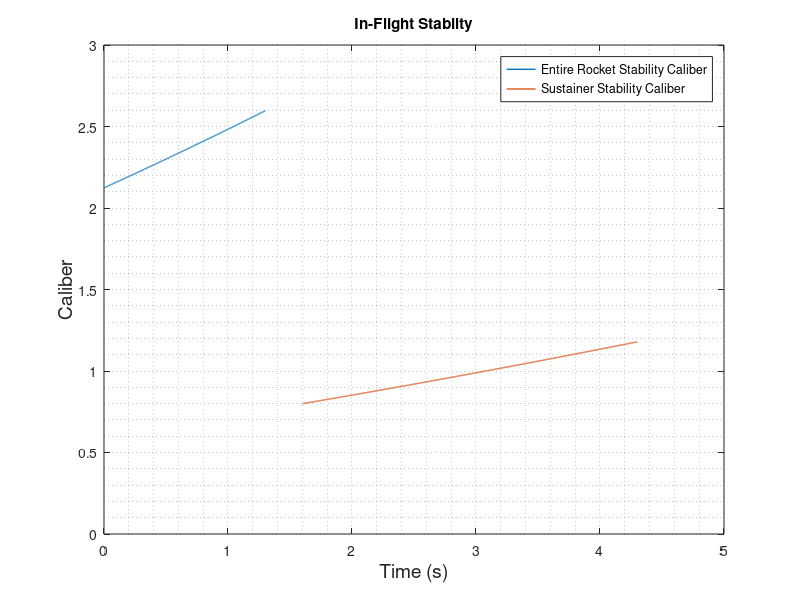

Write MATLAB code to recreate this figure.
% Calculated the CG, CP and plots the caliber of a 2 stage rocket

% Mass in kilograms (kg)
% Distance in meters (m)
% Time in seconds (s)


% Time Resolution
res = 1000;

% Booster and Sustainer Time Values
Tboost     = 1.3;   
Tsust      = 3.0;   

%% Lengths: In Meters (m)
% Main Components:
Lnosecone        = .240;  
Lshoulder        = .310;
Lebay            = .200;
Lsustbodytube    = .330; 
Lforwardfins     = .130;
Lstagingcoupler  = .135;
Lboosterbodytube = .448;
Laftfins         = .115;
Lboost           = .187;    
Lsust            = .187;

% Internal electronics (m)  
Lbattery       = 0.0265;      
%Laltimeter     = 0.0996;
%LSEDSaltimeter = 0.06985;
%Lswitch        = 0.01;

% Internal pieces (m)
Ldrogueparachute  = 0.04;
Lmainparachute    = 0.08;  
Lboosterparachute = 0.06;

% Coupler BodyTube Pieces
LcouplerBodyTubeEbay  = .025;  %(m)
LcouplerBodyTubeStage = .025;
% Motor Hang
sustmotorhang  = .0458;
boostmotorhang = .0359; 

%% Distances: Centroid Calculations from the Tip of Nosecone to the middle of the component


% Main Components: 
Dnosecone        = Lnosecone*.666;
Dshoulder        = Lnosecone + Lshoulder/2;
Debay            = Dshoulder + Lshoulder/2  + LcouplerBodyTubeEbay/2;
Dsustbodytube    = Debay + LcouplerBodyTubeEbay/2 + Lsustbodytube/2;
Dforwardfins     = Dsustbodytube + Lsustbodytube/2 - Lforwardfins/2 - .015;
Dstagingcoupler  = Dsustbodytube + Lsustbodytube/2 + LcouplerBodyTubeStage/2;
Dsust            = Dstagingcoupler - LcouplerBodyTubeStage/2 - Lsust/2 + sustmotorhang;
Dboosterbodytube = Dstagingcoupler + LcouplerBodyTubeStage/2 + Lboosterbodytube/2;
Daftfins         = Dstagingcoupler + LcouplerBodyTubeStage/2 + Lboosterbodytube - Laftfins/2 - .005;
Dboost           = Dstagingcoupler + LcouplerBodyTubeStage/2 + Lboosterbodytube - Lboost/2 + boostmotorhang; 

% Internal Components: Marks the beginning of the Component
xbattery            = 0.02;    % From forward of E-Bay Bulk Plate
%xaltimeter          = 0.03;    % From forward of E-Bay Bulk Plate
%xswitch             = 0.02;    % From forward of E-Bay Bulk Plate
%xSEDSaltimeter      = 0.22;    % From forward of Nosecone

xmainparachute       = 0.12;       % From forward Shoulder Forward
xdrogueparachute      = 0.10;    % From aft of E-Bay Bulk Plate
xboosterparachute     = 0.12 - .085;      % From aft of Coupler Bulk Plate

%xcenteringring1     = 0.25;   % From aft of Sustainer Body Tube (-)
%xcenteringring2     = 0.08;   % From aft of Sustainer Body Tube (-)
%xcenteringring3     = 0.01;   % From aft of Booster Body Tube (-)
%xcenteringring4     = 0.12;   % From aft of Booster Body Tube (-)

% Internal Electronics:
Dbattery       = Debay - Lebay/2 + xbattery + Lbattery/2;       % Offset from E-Bay Forward Bulk Plate 
%Daltimeter     = Lnosecone + xaltimeter + Laltimeter/2;   % Offset from E-Bay Forward Bulk Plate
%Dswitch        = Lnosecone + xswitch + Lswitch/2;         % Offset from E-Bay Forward Bulk Plate
%DSEDSaltimeter = xSEDSaltimeter + LSEDSaltimeter/2;       % Offset from Nose Cone Forward

% Recovery Components:

Ddrogueparachute    = Debay + Lebay/2 + xdrogueparachute + Ldrogueparachute/2 - .07;                                                                % Offset from Nosecone Forward
Dmainparachute      = Lnosecone + xmainparachute + Lmainparachute/2;                                                % Offset from E-bay Aft
Dboosterparachute   = Dstagingcoupler + LcouplerBodyTubeStage/2 + Lstagingcoupler/2 + xboosterparachute + Lboosterparachute/2;   % Offset from Staging Coupler Aft


% Engine Retainment:
%Dcenteringring1      = Dsustbodytube + Lsustbodytube/2 - xcenteringring1;       % Offset from Sustainer Body Tube Aft
%Dcenteringring2      = Dsustbodytube + Lsustbodytube/2 - xcenteringring2;       % Offset from Sustainer Body Tube Aft
%Dcenteringring3      = Dboosterbodytube + Lsustbodytube/2 - xcenteringring3;    % Offset from Booster Body Tube Aft
%Dcenteringring4      = Dboosterbodytube + Lsustbodytube/2 - xcenteringring4;    % Offset from Booster Body Tube Aft


%% Masses (kg)
% Mass of Components
Mnosecone        = .113;
Mshoulder        = .125;
Mebay            = .401; % With a payload of 4 bolts at 180 grams total

Msustbodytube    = .080;
Mforwardfins     = .030;
Mstagingcoupler  = .083;    
Mboosterbodytube = .114;    
Maftfins         = .030;   
Mboostinit       = .194 + .077;    % Initial mass of booster
Msustinit        = .198 + .081;    % Initial mass of sustainer 
Mboostprop       = .082;    % Mass of total propellant
Msustprop        = .087;    % Mass of total propellant


% Internal electronics (kg)  
Mbattery       = 0.045;      
Maltimeter     = 0.000;
MSEDSaltimeter = 0.000;
Mswitch        = 0.000;

% Internal pieces (kg)
Mdrogueparachute    = .025;
Mmainparachute      = .078;
Mboosterparachute   = .043;   

Mcenteringring      = 0;

%% Create a vector of values of the Center of Gravity through the entire flight

% Create array CG that follows the whole 
% rocket from launch till booster seperation

tb      = linspace(0,Tboost,res);             % 1000 different times of flight from 0 to .7 seconds
Mboost  = Mboostinit-(Mboostprop/Tboost)*tb;  % Mass of the booster during flight
CGBoost = Mboost.*Dboost;                     % Center of Gravity of booster during flight


Mtot    = Mboost + Msustinit + Mnosecone + Mshoulder + Mebay + Msustbodytube + Mforwardfins + Mstagingcoupler + Mboosterbodytube...               % Total mass of sustainer and
    + Maftfins + Mbattery + Maltimeter + MSEDSaltimeter + Mswitch + Mdrogueparachute + Mboosterparachute + Mmainparachute + 4*Mcenteringring;     % booster through flight

CGboostsust      = (CGBoost + Dnosecone*Mnosecone + Dshoulder*Mshoulder + Debay*Mebay + Dsustbodytube*Msustbodytube + Dforwardfins*Mforwardfins...         % Center of gravity of entire rocket
        + Dstagingcoupler*Mstagingcoupler + Dsust*Msustinit + Dboosterbodytube*Mboosterbodytube + Daftfins*Maftfins + Mbattery*Dbattery...        % through flight before seperation
        + Mdrogueparachute*Ddrogueparachute + Mboosterparachute*Dboosterparachute...
        + Mmainparachute*Dmainparachute)./Mtot;   

% Create vector CGsust that follows the sustainer after booster
% seperation until sustainer burnout when mass stops changing

ts      = linspace(0,Tsust,res);              % 1000 different times of flight from 0 to 1.4 seconds
Msust   = Msustinit - (Msustprop/Tsust)*ts;   % Mass of sustainer during flight
CGSust  = Msust.*Dsust;                       % Center of Gravity of sustainer during flight

Mtot2   = Msust + Mnosecone + Mshoulder + Mebay + Msustbodytube + Mforwardfins + Mbattery + Maltimeter...                                 % Total mass of sustainer through flight
        + MSEDSaltimeter + Mswitch + Mdrogueparachute + Mmainparachute + 2*Mcenteringring;                                                % after booster seperation
              
CG2     = (CGSust + Dnosecone*Mnosecone + Dshoulder*Mshoulder + Debay*Mebay + Mbattery*Dbattery + Dsustbodytube*Msustbodytube + Dforwardfins*Mforwardfins...  % Center of gravity of sustainer through flight
        + Mdrogueparachute*Ddrogueparachute + Mmainparachute*Dmainparachute)./Mtot2;   

%% CP (m) Calculate Center of Pressure of the entire rocket and after booster seperation

% Fin parameters
Cr  = .130;                             % Length of root chord   
Ct  = .015;                             % Length of tip chord 
Ss  = .050;                         % Length of semi-span 
Lf  = .055;                           % Length of mid-chord line
Xr  = .100;                             % Length of fin root lead to fin tip lead
Xb  = Dforwardfins - Lforwardfins/2;  % Length of nosecone tip to beginning of root chord

Rbodytube = .0574/2;     % Radius of Bodytube

cnn = 2;               % Co-efficient for the type of nose cone - conical
xn  = .466 * Lnosecone;  % Location of the center of pressure for a conical nose cone
cnt = 0;                 % Cnt would change if rocket diameter changed
xt  = 0;                 % Not applicable
nf  = 3;                 % Number of Fins

% Fin Calculations
x1=1.0+(Rbodytube/(Ss+Rbodytube));                                          % The following variables allow cnf, a coefficent, to be calculated
x2=4.0*nf*(Ss*Ss/(Rbodytube*Rbodytube*4));
x3a=2.0*Lf;
x3b=Cr+Ct;
x3=x3a/x3b;
x4=1.0+sqrt(1.0+x3^2);
cnf=x1*x2/x4;                                                               % A coefficient needed to find center of pressure
xf = (1.0/6.0)*(Cr+Ct-(Cr*Ct/(Cr+Ct)))+(Xr/3.0)*((Cr+2.0*Ct)/(Cr+Ct))+Xb;   % cnf and xf are coefficeints that take the parameters of the fins. and factors in the 
                                                                            % distance from the tip of the nose cone to the root chord of the fin
% Calculation for CP (sustainer)
cnr=cnn+cnt+cnf;
cp = ((cnn*xn+cnt*xt+cnf*xf)/cnr);   % Center of Pressure equation for a rocket 
                                     
                                   

%% Booster & Sustainer

% Fin Parameters
Cr2   = .115;                             % Length of root chord   
Ct2   = .060;                             % Length of tip chord 
Ss2   = .048;                             % Length of semi-span 
Lf2   = .050;                             % Length of mid-chord line
Xr2   = .045;                             % Length of fin root lead to fin tip lead

Xb2  = Daftfins - Laftfins/2 - .02;            % Length of nosecone tip to beginning of aft fins root chord

% Equations for CP (full rocket)
x12=1.0+(Rbodytube/(Ss2+Rbodytube));             % The following variables allow cnf, a coefficent, to be calculated
x22=4.0*nf*(Ss2*Ss2/(Rbodytube*Rbodytube*4)); 
x3a2=2.0*Lf2;
x3b2=Cr2+Ct2;
x32=x3a2/x3b2;
x42=1.0+sqrt(1.0+x32*x32);

cnf2=x12*x22/x42;                                                                         % A coefficient needed to find center of pressure
xf2 = (1.0/6.0)*(Cr2+Ct2-(Cr2*Ct2/(Cr2+Ct2)))+(Xr2/3.0)*((Cr2+2.0*Ct2)/(Cr2+Ct2))+Xb2;    % cnf and xf are coefficeints that take the parameters of the fins. and factors in the 
                                                                                          % distance from the tip of the nose cone to the root chord of the fin

% Calculation for CP (sustainer)
cnr2=cnn+cnt+cnf+cnf2;
cp2 = ((cnn*xn+cnt*xt+cnf*xf+cnf2*xf2)/cnr2);   % Center of Pressure equation for a rocket 

%%
% Plotting Caliber

%BoosterOpenRocket = 'CalOpenRocketBooster.csv';
%SustainerOpenRocket = 'CalOpenRocketSustainer.csv';



L  = 'linewidth';
D  = 'displayname';

figure;
cal1 = (cp2-CGboostsust)/(2*Rbodytube);
plot(tb,cal1,D,'Entire Rocket Stability Caliber',L,1)
cal2 = (cp-CG2)/(2*Rbodytube);
hold on
coast = .3;                                            % Coast period between seperation
ts      = linspace(Tboost+coast,Tsust+Tboost,res);     % 1000 different times of flight from 0 to 1.4 seconds
plot(ts,cal2,D,'Sustainer Stability Caliber',L,1) % Plot caliber through the flight
xlabel('Time (s)','fontsize',14)
ylabel('Caliber','fontsize',14)
title('In-Flight Stabilty')
legend('show')
axis([0 5 0 3])
grid minor

